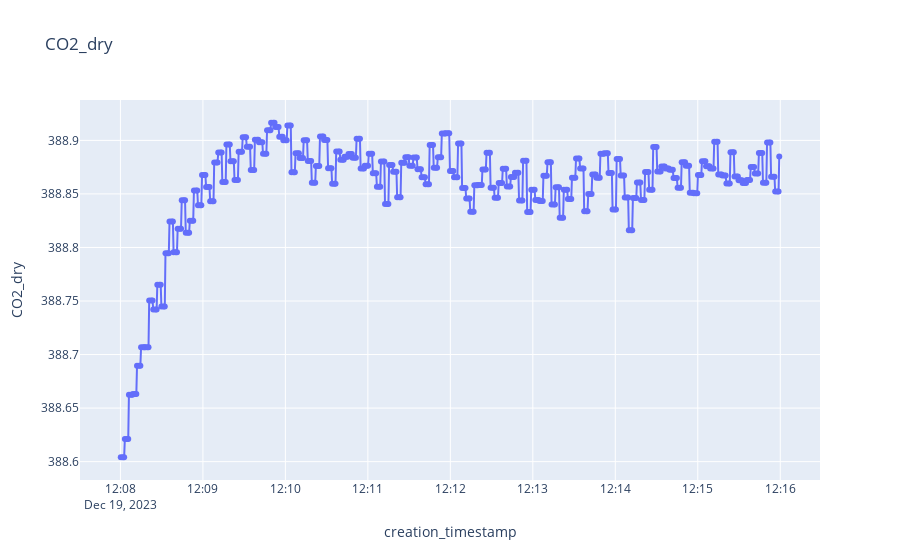
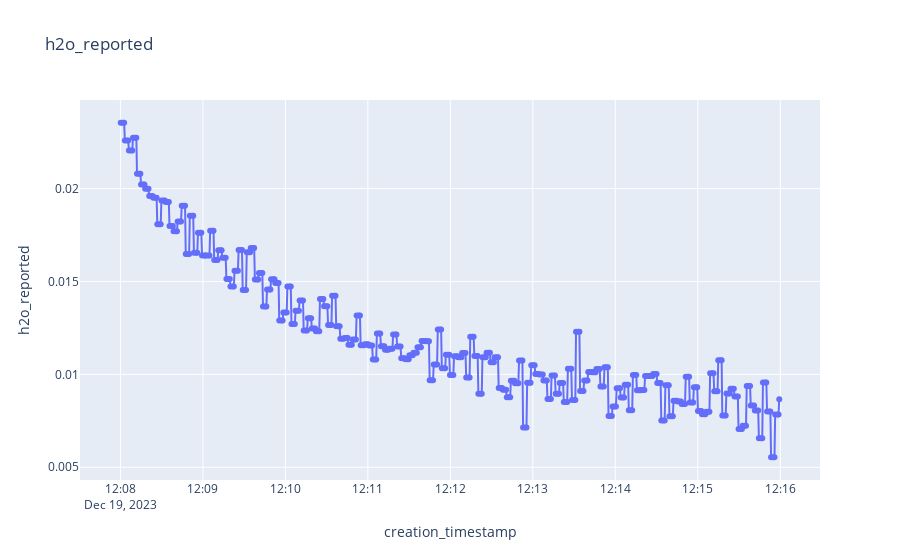

The notebook cell these images were saved under, in order:
### Code cell
# bottle 3		13:13	13:23	388.8

# PICARRO
start_date = datetime(2023, 12, 19, 12, 8, 0).replace(tzinfo=timezone.utc)
end_date = datetime(2023, 12, 19, 12, 16, 0).replace(tzinfo=timezone.utc)

df_p_bottle = df_p.select(pl.col("datetime").dt.cast_time_unit("us").dt.replace_time_zone("UTC").alias("creation_timestamp"),
            pl.col("CO2_dry"),
            pl.col("h2o_reported")) \
    .sort("creation_timestamp") \
    .filter(pl.col("creation_timestamp").is_between(start_date, end_date))

data = df_p_bottle.select(pl.col("CO2_dry")).collect().to_series().to_list()
data_cut = data[int(len(data)*0.3):int(len(data)*0.95)]

avg = average_bottle(data_cut) * picarro_slope + picarro_intercept

print(f"Picarro Average: {avg}")

# Plots
plot_sensor_measurement(df_p_bottle.collect(), col_name="CO2_dry")
plot_sensor_measurement(df_p_bottle.collect(), col_name="h2o_reported")

### Figure 1 — Plotly figure (JSON) as saved in the notebook; plotly's stock layout.template omitted (floating-point values rounded to 4 significant figures; data arrays with more than 128 entries replaced by an {"elided": "..."} marker saying what was removed)
{"data": [{"hovertemplate": "creation_timestamp=%{x}<br>CO2_dry=%{y}<extra></extra>", "legendgroup": "", "line": {"color": "#636efa", "dash": "solid"}, "marker": {"symbol": "circle"}, "mode": "markers+lines", "name": "", "orientation": "v", "showlegend": false, "type": "scatter", "x": {"elided": "487 str values"}, "xaxis": "x", "y": {"elided": "487 float values"}, "yaxis": "y"}], "layout": {"legend": {"tracegroupgap": 0}, "title": {"text": "CO2_dry"}, "xaxis": {"anchor": "y", "domain": [0, 1], "title": {"text": "creation_timestamp"}}, "yaxis": {"anchor": "x", "domain": [0, 1], "title": {"text": "CO2_dry"}}}}

### Figure 2 — Plotly figure (JSON) as saved in the notebook; plotly's stock layout.template omitted (floating-point values rounded to 4 significant figures; data arrays with more than 128 entries replaced by an {"elided": "..."} marker saying what was removed)
{"data": [{"hovertemplate": "creation_timestamp=%{x}<br>h2o_reported=%{y}<extra></extra>", "legendgroup": "", "line": {"color": "#636efa", "dash": "solid"}, "marker": {"symbol": "circle"}, "mode": "markers+lines", "name": "", "orientation": "v", "showlegend": false, "type": "scatter", "x": {"elided": "487 str values"}, "xaxis": "x", "y": {"elided": "487 float values"}, "yaxis": "y"}], "layout": {"legend": {"tracegroupgap": 0}, "title": {"text": "h2o_reported"}, "xaxis": {"anchor": "y", "domain": [0, 1], "title": {"text": "creation_timestamp"}}, "yaxis": {"anchor": "x", "domain": [0, 1], "title": {"text": "h2o_reported"}}}}
